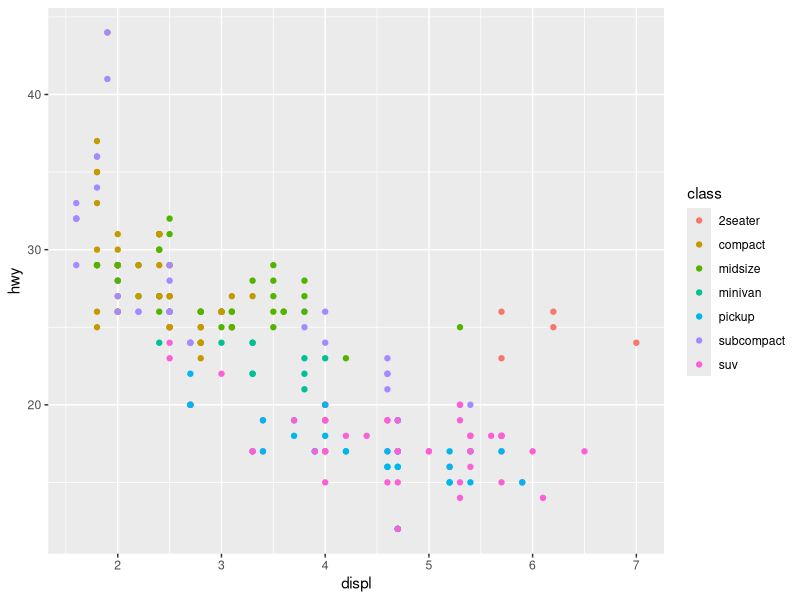
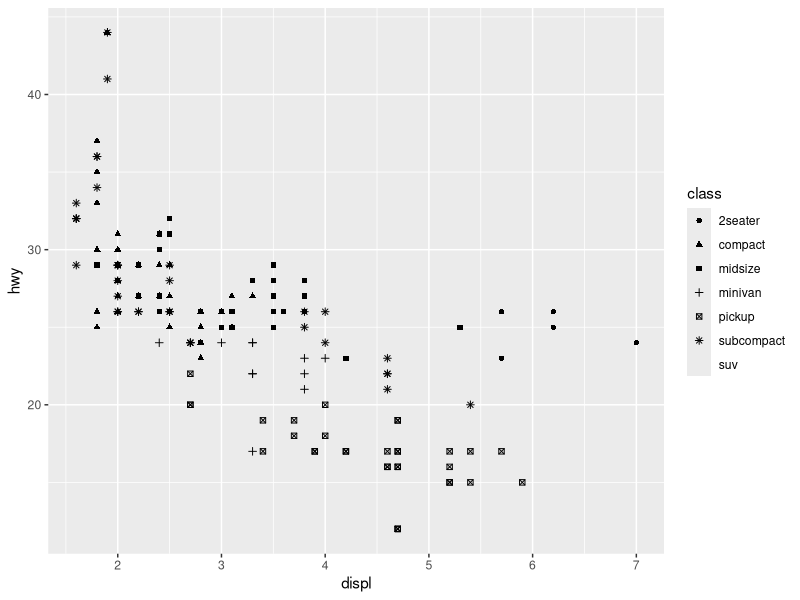
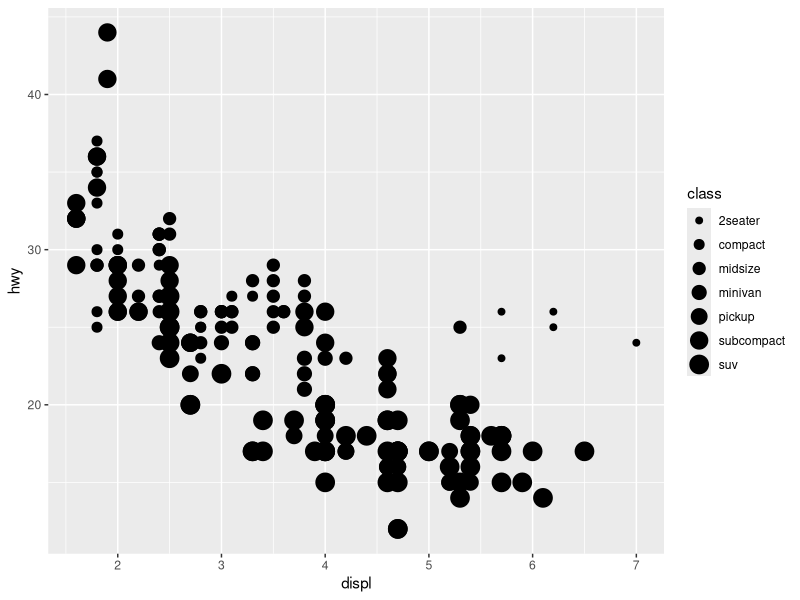
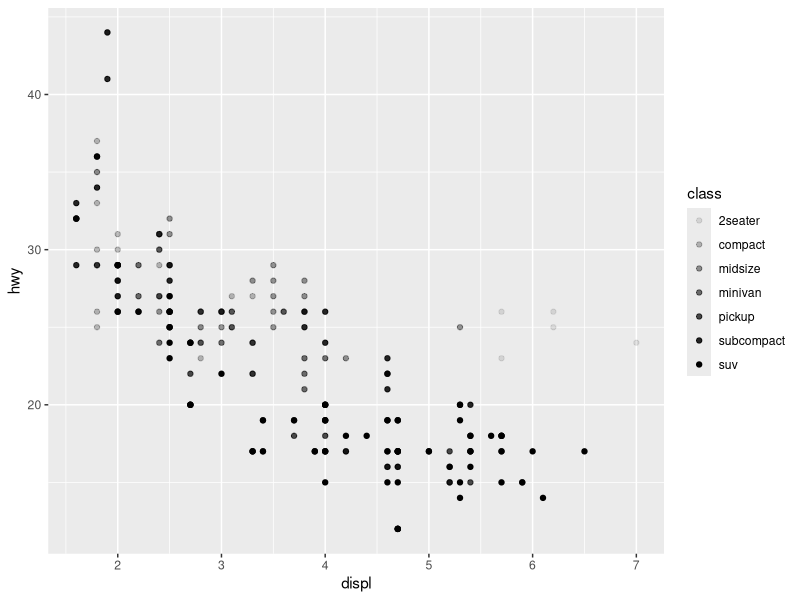
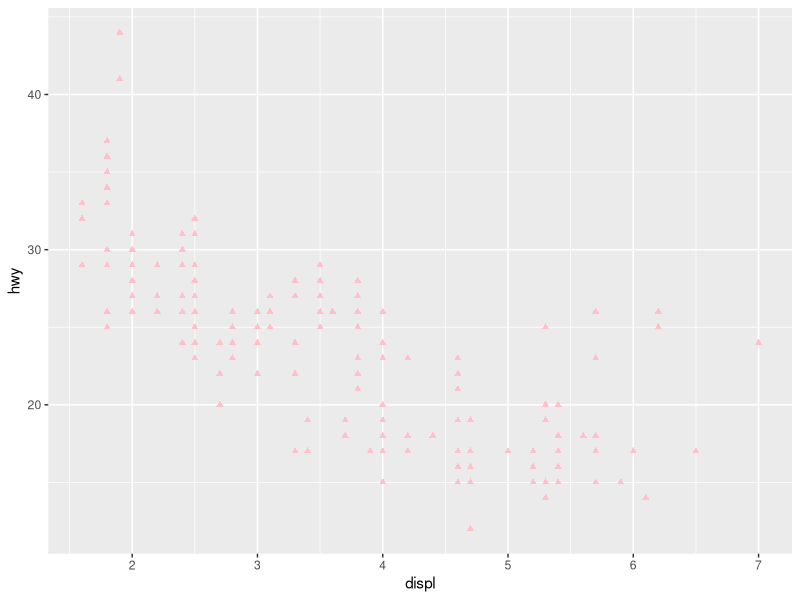
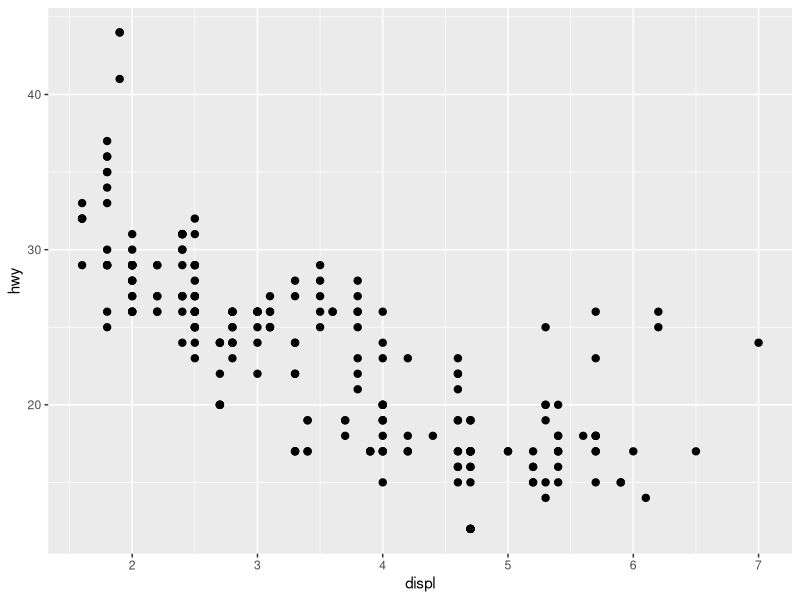
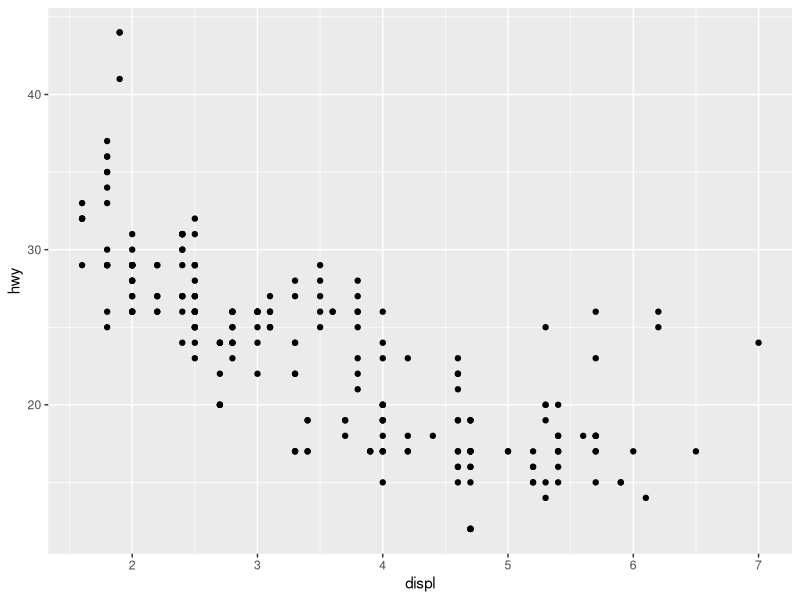
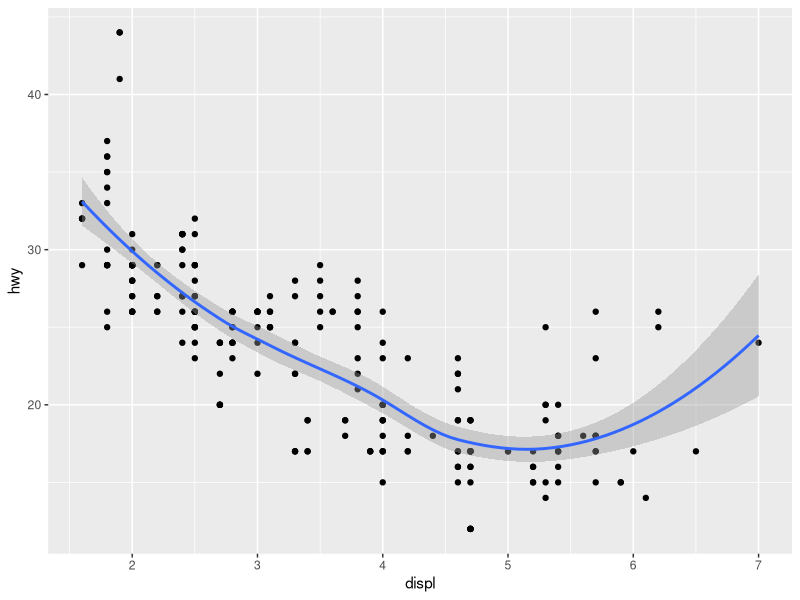

Here is the R script that generated these plots, in order:
library(tidyverse)

mpg

ggplot(mpg, aes(x = displ, y = hwy, color = class)) +
  geom_point()

ggplot(mpg, aes(x = displ, y = hwy, shape = class)) +
  geom_point()

ggplot(mpg, aes(x = displ, y = hwy, size = class)) +
  geom_point()

ggplot(mpg, aes(x = displ, y = hwy, alpha = class)) +
  geom_point()

ggplot(mpg, aes(x = displ, y = hwy)) +
  geom_point(shape = 17, color = "pink")

ggplot(mpg) +
  geom_point(aes(x = displ, y = hwy, stroke = TRUE))

ggplot(mpg, aes(x = displ, y = hwy)) + 
  geom_point()

ggplot(mpg, aes(x = displ, y = hwy)) + 
  geom_point() +
  geom_smooth()
# `geom_smooth()` using method = 'loess' and formula = 'y ~ x'

# Left
ggplot(mpg, aes(x = displ, y = hwy, shape = drv)) + 
  geom_smooth()

# Right
ggplot(mpg, aes(x = displ, y = hwy, linetype = drv)) + 
  geom_smooth()

ggplot(mpg) +
  geom_smooth(aes(x = displ, y = hwy))
